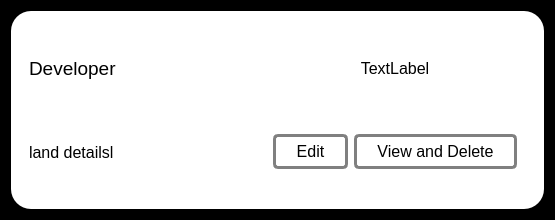
<?xml version="1.0" encoding="UTF-8"?>
<ui version="4.0">
 <class>Form</class>
 <widget class="QWidget" name="Form">
  <property name="geometry">
   <rect>
    <x>0</x>
    <y>0</y>
    <width>555</width>
    <height>220</height>
   </rect>
  </property>
  <property name="windowTitle">
   <string>Form</string>
  </property>
  <property name="styleSheet">
   <string notr="true">QWidget#Form{
		padding:20px;
		background:#000000;
		borde-bottomr:2px solid #cccccc;
}

QPushButton{
		padding:5px;
		border:1px solid #grey;
		border-radius:15px;
		image: url(:/newPrefix/icon/pencil-edit-button.png);
}
QWidget#widget_7:hover{
	border:7px solid yellow;
}</string>
  </property>
  <layout class="QHBoxLayout" name="horizontalLayout_4">
   <item>
    <widget class="QWidget" name="widget_7" native="true">
     <property name="styleSheet">
      <string notr="true">QWidget{
		border-radius:20px;
		background:#ffffff;
}

</string>
     </property>
     <layout class="QHBoxLayout" name="horizontalLayout_5">
      <item>
       <widget class="QWidget" name="widget_3" native="true">
        <layout class="QVBoxLayout" name="verticalLayout_4">
         <item>
          <widget class="QLabel" name="developer">
           <property name="font">
            <font>
             <pointsize>14</pointsize>
            </font>
           </property>
           <property name="text">
            <string>Developer</string>
           </property>
          </widget>
         </item>
         <item>
          <widget class="QLabel" name="landdetails">
           <property name="font">
            <font>
             <pointsize>12</pointsize>
            </font>
           </property>
           <property name="text">
            <string>land detailsl</string>
           </property>
          </widget>
         </item>
        </layout>
       </widget>
      </item>
      <item>
       <widget class="QWidget" name="widget_4" native="true">
        <layout class="QVBoxLayout" name="verticalLayout_2">
         <item>
          <widget class="QLabel" name="date_offered">
           <property name="font">
            <font>
             <pointsize>12</pointsize>
            </font>
           </property>
           <property name="text">
            <string>TextLabel</string>
           </property>
           <property name="alignment">
            <set>Qt::AlignCenter</set>
           </property>
          </widget>
         </item>
         <item>
          <widget class="QWidget" name="widget_6" native="true">
           <layout class="QHBoxLayout" name="horizontalLayout_3">
            <item>
             <widget class="QPushButton" name="edit_list_btn">
              <property name="font">
               <font>
                <pointsize>12</pointsize>
               </font>
              </property>
              <property name="styleSheet">
               <string notr="true">margin: 0px;
border: 3px solid grey;
padding-right:20px;
padding-left:20px;
border-radius:5px;</string>
              </property>
              <property name="text">
               <string>Edit</string>
              </property>
             </widget>
            </item>
            <item>
             <widget class="QPushButton" name="viewDelete">
              <property name="font">
               <font>
                <pointsize>12</pointsize>
               </font>
              </property>
              <property name="styleSheet">
               <string notr="true">margin: 0px;
border: 3px solid grey;
padding-right:20px;
padding-left:20px;
border-radius:5px;</string>
              </property>
              <property name="text">
               <string>View and Delete</string>
              </property>
             </widget>
            </item>
           </layout>
          </widget>
         </item>
        </layout>
       </widget>
      </item>
     </layout>
    </widget>
   </item>
  </layout>
 </widget>
 <resources/>
 <connections/>
</ui>
